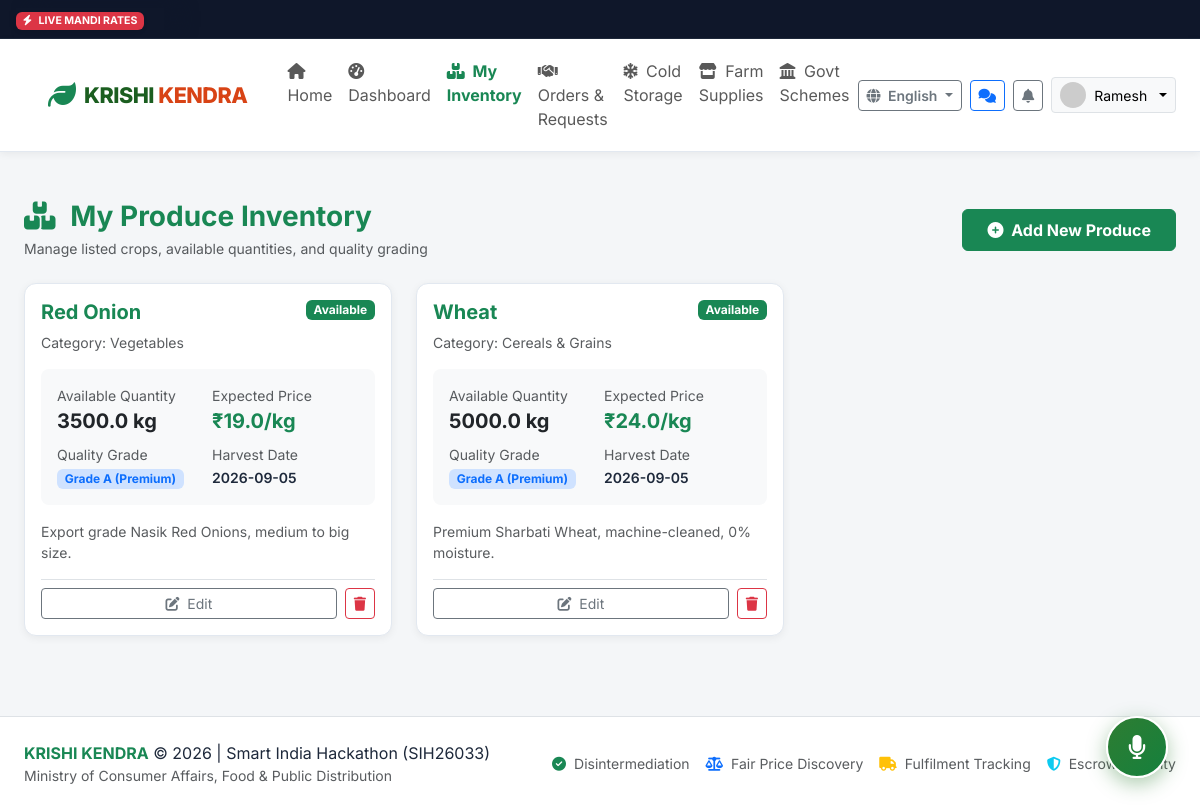
/farmer/inventory (signed in), run on the app's committed database.
### app/models.py (models this page shows, shortened)
class User(db.Model):
    __tablename__ = 'users'
    id = db.Column(db.Integer, primary_key=True)
    custom_id = db.Column(db.String(32), unique=True, nullable=False, index=True) # e.g. FK-2026-1001, BK-2026-2001, ADM-001
    phone = db.Column(db.String(15), unique=True, nullable=False, index=True)
    password_hash = db.Column(db.String(255), nullable=True)
    role = db.Column(db.String(20), nullable=False, default='farmer') # farmer, buyer, admin
    name = db.Column(db.String(120), nullable=False)
    profile_image = db.Column(db.String(255), default='default_avatar.png')
    preferred_language = db.Column(db.String(10), default='en') # en, hi, mr, ta, te
    is_verified = db.Column(db.Boolean, default=False)
    verification_status = db.Column(db.String(20), default='none') # none, pending, approved, rejected
    gov_id_type = db.Column(db.String(50), nullable=True) # Aadhaar, Voter Card, Kisan Credit Card
    gov_id_masked = db.Column(db.String(50), nullable=True) # e.g. "XXXX-XXXX-1234" (Never store full plaintext)
    verification_doc = db.Column(db.String(255), nullable=True)
    verification_rejection_reason = db.Column(db.String(255), nullable=True)
    is_active = db.Column(db.Boolean, default=True)
    created_at = db.Column(db.DateTime, default=datetime.utcnow)
    updated_at = db.Column(db.DateTime, default=datetime.utcnow, onupdate=datetime.utcnow)
    farmer_profile = db.relationship('FarmerProfile', backref='user', uselist=False, cascade='all, delete-orphan')
    buyer_profile = db.relationship('BuyerProfile', backref='user', uselist=False, cascade='all, delete-orphan')
    inventories = db.relationship('Inventory', backref='farmer', lazy='dynamic', cascade='all, delete-orphan')
    requirements = db.relationship('Requirement', backref='buyer', lazy='dynamic', cascade='all, delete-orphan')
    notifications = db.relationship('Notification', backref='user', lazy='dynamic', cascade='all, delete-orphan')

class Inventory(db.Model):
    __tablename__ = 'inventories'
    id = db.Column(db.Integer, primary_key=True)
    farmer_id = db.Column(db.Integer, db.ForeignKey('users.id', ondelete='CASCADE'), nullable=False)
    product_id = db.Column(db.Integer, db.ForeignKey('products.id'), nullable=True)
    product_name = db.Column(db.String(100), nullable=False)
    category_name = db.Column(db.String(80), default='Vegetables')
    available_quantity = db.Column(db.Float, nullable=False, default=100.0)
    unit = db.Column(db.String(20), default='kg') # kg, quintal, ton
    expected_price_per_unit = db.Column(db.Float, nullable=False) # in ₹
    quality_grade = db.Column(db.String(20), default='Grade A') # Grade A, Grade B, Grade C, Premium Organic
    harvest_date = db.Column(db.String(30), default=datetime.utcnow().strftime('%Y-%m-%d'))
    location_district = db.Column(db.String(100), default='Nashik')
    location_state = db.Column(db.String(100), default='Maharashtra')
    image_url = db.Column(db.String(255), default='crop_default.jpg')
    status = db.Column(db.String(30), default='available') # available, low_stock, sold_out
    description = db.Column(db.Text, default='Freshly harvested high quality farm produce.')
    created_at = db.Column(db.DateTime, default=datetime.utcnow)
    updated_at = db.Column(db.DateTime, default=datetime.utcnow, onupdate=datetime.utcnow)

### app/routes/farmer.py (the view)
@farmer_bp.route('/inventory')
@farmer_required
def inventory():
    user = g.user
    items = Inventory.query.filter_by(farmer_id=user.id).order_by(Inventory.created_at.desc()).all()
    return render_template('farmer/inventory.html', items=items, user=user)

### app/routes/auth.py (called while the page is built)
def farmer_required(f):
    @wraps(f)
    def decorated_function(*args, **kwargs):
        if g.user is None or g.user.role != 'farmer':
            flash('Farmer access required.', 'danger')
            return redirect(url_for('auth.login'))
        return f(*args, **kwargs)
    return decorated_function

### app/templates/farmer/inventory.html (shortened to what this page needs)
{% extends "base.html" %}
{% block content %}
<div class="container-fluid px-lg-4 py-3">
  <div class="d-flex flex-column flex-md-row justify-content-between align-items-md-center gap-3 mb-4">
    <div>
      <h3 class="fw-bold text-success mb-1"><i class="fas fa-boxes me-2"></i> My Produce Inventory</h3>
      <p class="text-muted small mb-0">Manage listed crops, available quantities, and quality grading</p>
    </div>
    <a href="{{ url_for('farmer.add_produce') }}" class="btn btn-success fw-bold px-4 py-2">
      <i class="fas fa-plus-circle me-1"></i> Add New Produce
    </a>
  </div>
  {% if items %}
    <div class="row g-4">
      {% for item in items %}
      <div class="col-lg-4 col-md-6">
        <div class="k-card h-100 p-3 d-flex flex-column justify-content-between">
          <div>
            <div class="d-flex justify-content-between align-items-start mb-2">
              <h5 class="fw-bold text-success mb-0">{{ item.product_name }}</h5>
              <span class="badge {% if item.status == 'available' %}bg-success{% elif item.status == 'low_stock' %}bg-warning text-dark{% else %}bg-secondary{% endif %}">
                {{ item.status.replace('_', ' ').capitalize() }}
              </span>
            </div>
            <div class="text-muted small mb-3">Category: {{ item.category_name }}</div>
            <div class="p-3 bg-light rounded-3 mb-3">
              <div class="row g-2">
                <div class="col-6">
                  <small class="text-muted d-block">Available Quantity</small>
                  <strong class="fs-5 text-dark">{{ item.available_quantity }} {{ item.unit }}</strong>
                </div>
                <div class="col-6">
                  <small class="text-muted d-block">Expected Price</small>
                  <strong class="fs-5 text-success">₹{{ item.expected_price_per_unit }}/{{ item.unit }}</strong>
                </div>
                <div class="col-6 mt-2">
                  <small class="text-muted d-block">Quality Grade</small>
                  <span class="badge bg-primary-subtle text-primary">{{ item.quality_grade }}</span>
                </div>
                <div class="col-6 mt-2">
                  <small class="text-muted d-block">Harvest Date</small>
                  <span class="small fw-semibold">{{ item.harvest_date or 'Recent' }}</span>
                </div>
              </div>
            </div>
            {% if item.description %}
              <p class="small text-muted mb-3">{{ item.description }}</p>
            {% endif %}
          </div>
          <div class="d-flex gap-2 pt-2 border-top">
            <a href="{{ url_for('farmer.edit_inventory', item_id=item.id) }}" class="btn btn-sm btn-outline-secondary flex-grow-1">
              <i class="fas fa-edit me-1"></i> Edit
            </a>
            <form method="POST" action="{{ url_for('farmer.delete_inventory', item_id=item.id) }}" onsubmit="return confirm('Are you sure you want to remove this item?');">
              <button type="submit" class="btn btn-sm btn-outline-danger">
                <i class="fas fa-trash"></i>
              </button>
            </form>
          </div>
        </div>
      </div>
      {% endfor %}
    </div>
  {% endif %}
</div>
{% endblock %}

### app/templates/base.html (shortened to what this page needs)
<!DOCTYPE html>
<html lang="{{ current_lang }}">
<head>
  <link href="https://cdn.jsdelivr.net/npm/bootstrap@5.3.3/dist/css/bootstrap.min.css" rel="stylesheet">
  <link rel="stylesheet" href="https://cdnjs.cloudflare.com/ajax/libs/font-awesome/6.5.1/css/all.min.css">
  <link rel="stylesheet" href="{{ url_for('static', filename='css/style.css') }}">
</head>
<body class="{% if current_user and current_user.role == 'farmer' %}theme-farmer{% elif current_user and current_user.role == 'buyer' %}theme-buyer{% elif current_user and current_user.role == 'admin' %}theme-admin{% endif %}">
  <div class="mandi-ticker">
    <div class="mandi-ticker-badge">
      <span class="badge bg-danger shadow-sm"><i class="fas fa-bolt me-1"></i> LIVE MANDI RATES</span>
    </div>
    <div class="mandi-ticker-track">
      <div class="ticker-wrap">
      </div>
    </div>
  </div>
  <nav class="navbar navbar-expand-lg navbar-krishi sticky-top">
    <div class="container-fluid px-lg-4">
      <a class="navbar-brand d-flex align-items-center" href="{{ url_for('main.index') }}">
        <i class="fas fa-leaf text-success fs-3 me-2"></i>
        <div class="brand-title">
          KRISHI <span>KENDRA</span>
        </div>
      </a>
      <div class="collapse navbar-collapse" id="navbarKrishiContent">
        <ul class="navbar-nav me-auto mb-2 mb-lg-0 ms-lg-3">
          <li class="nav-item">
            <a class="nav-link {% if request.endpoint == 'main.index' %}active fw-bold{% endif %}" href="{{ url_for('main.index') }}"><i class="fas fa-home me-1"></i> <span data-i18n="nav_home">Home</span></a>
          </li>
          {% if current_user %}
            {% if current_user.role == 'farmer' %}
              <li class="nav-item">
                <a class="nav-link " href="{{ url_for('farmer.dashboard') }}"><i class="fas fa-tachometer-alt me-1"></i> <span data-i18n="nav_dashboard"></span></a>
              </li>
              <li class="nav-item">
                <a class="nav-link {% if request.endpoint == 'farmer.inventory' or request.endpoint == 'farmer.add_produce' %}active text-success fw-bold{% endif %}" href="{{ url_for('farmer.inventory') }}"><i class="fas fa-boxes me-1"></i> <span data-i18n="nav_inventory">My Inventory</span></a>
              </li>
              <li class="nav-item">
                <a class="nav-link " href="{{ url_for('farmer.orders') }}"><i class="fas fa-handshake me-1"></i> <span data-i18n="nav_orders"></span></a>
              </li>
            {% elif current_user.role == 'admin' %}
              <li class="nav-item">
                <a class="nav-link {% if 'admin.' in (request.endpoint or '') %}active text-primary fw-bold{% endif %}" href="{{ url_for('admin.dashboard') }}"><i class="fas fa-shield-alt me-1"></i> Admin Portal</a>
              </li>
            {% endif %}
          {% endif %}
          <li class="nav-item">
            <a class="nav-link " href="{{ url_for('cold_storage.index') }}"><i class="fas fa-snowflake me-1"></i> <span data-i18n="nav_cold_storage"></span></a>
          </li>
          <li class="nav-item">
            <a class="nav-link " href="{{ url_for('marketplace.index') }}"><i class="fas fa-store me-1"></i> <span data-i18n="nav_marketplace"></span></a>
          </li>
          <li class="nav-item">
            <a class="nav-link {% if 'schemes.' in (request.endpoint or '') %}active fw-bold{% endif %}" href="{{ url_for('schemes.index') }}"><i class="fas fa-landmark me-1"></i> <span data-i18n="nav_schemes">Govt Schemes</span></a>
          </li>
        </ul>
        <div class="d-flex align-items-center gap-2">
          <div class="dropdown">
            <button class="btn btn-sm btn-outline-secondary dropdown-toggle fw-semibold" type="button" data-bs-toggle="dropdown">
              <i class="fas fa-globe me-1"></i> {{ available_languages.get(current_lang, 'Language') }}
            </button>
          </div>
          {% if current_user %}
            <a href="{{ url_for('chat.chat_list') }}" class="btn btn-sm btn-outline-primary position-relative" title="Conversations & Offers">
              <i class="fas fa-comments"></i>
            </a>
            <div class="dropdown">
              <button class="btn btn-sm btn-outline-secondary position-relative" type="button" data-bs-toggle="dropdown" title="Notifications">
                <i class="fas fa-bell"></i>
              </button>
            </div>
            <div class="dropdown">
              <button class="btn btn-sm btn-light border dropdown-toggle d-flex align-items-center gap-2" type="button" data-bs-toggle="dropdown">
                <img src="{% if current_user.profile_image and current_user.profile_image != 'default_avatar.png' %}{{ url_for('static', filename='uploads/' + current_user.profile_image) }}{% else %}https://ui-avatars.com/api/?name={{ current_user.name }}&background=2e7d32&color=fff{% endif %}" alt="Avatar" class="rounded-circle" width="26" height="26">
                <span>{{ current_user.name.split()[0] }}</span>
              </button>
            </div>
          {% endif %}
        </div>
      </div>
    </div>
  </nav>
  <main class="py-3">
    {% block content %}{% endblock %}
  </main>
  <div class="voice-assistant-fab" id="voiceAssistantFab" title="Click to speak or chat with Krishi Mitra AI Copilot">
    <i class="fas fa-microphone fs-4"></i>
  </div>
  <footer class="bg-white border-top py-4 mt-5">
    <div class="container-fluid px-lg-4 d-flex flex-column flex-md-row justify-content-between align-items-center gap-3">
      <div>
        <span class="fw-bold text-success">KRISHI KENDRA</span> &copy; 2026 | Smart India Hackathon (SIH26033)
        <div class="text-muted small">Ministry of Consumer Affairs, Food & Public Distribution</div>
      </div>
      <div class="d-flex gap-3 small text-muted">
        <span><i class="fas fa-check-circle text-success me-1"></i> Disintermediation</span>
        <span><i class="fas fa-balance-scale text-primary me-1"></i> Fair Price Discovery</span>
        <span><i class="fas fa-truck text-warning me-1"></i> Fulfilment Tracking</span>
        <span><i class="fas fa-shield-alt text-info me-1"></i> Escrow Security</span>
      </div>
    </div>
  </footer>
</body>
</html>

### app/static/css/style.css (style rules this page uses)
:root { --primary-green: #1b5e20; --accent-green: #2e7d32; --light-green: #e8f5e9; --border-green: #a5d6a7; --buyer-orange: #d84315; --buyer-accent: #e65100; --buyer-light: #fff3e0; --buyer-border: #ffcc80; --admin-navy: #1a237e; --admin-light: #e8eaf6; --dark-slate: #1e293b; --medium-slate: #475569; --light-slate: #f8fafc; --card-bg: #ffffff; --shadow-sm: 0 2px 8px rgba(0, 0, 0, 0.06); --shadow-md: 0 4px 16px rgba(0, 0, 0, 0.08); --shadow-lg: 0 10px 25px rgba(0, 0, 0, 0.12); --radius-sm: 8px; --radius-md: 12px; --radius-lg: 16px; --radius-xl: 24px; }
body { font-family: 'Inter', -apple-system, BlinkMacSystemFont, "Segoe UI", Roboto, "Helvetica Neue", Arial, sans-serif; background-color: #f4f6f8; color: var(--dark-slate); min-height: 100vh; display: flex; flex-direction: column; }
main { flex: 1; }
.navbar-krishi { background: #ffffff; border-bottom: 1px solid #e2e8f0; box-shadow: var(--shadow-sm); padding: 0.75rem 1.5rem; }
.brand-title { font-weight: 800; font-size: 1.35rem; color: var(--primary-green); letter-spacing: -0.5px; }
.brand-title span { color: var(--buyer-orange); }
.theme-farmer { --theme-primary: var(--primary-green); --theme-accent: var(--accent-green); --theme-light: var(--light-green); --theme-border: var(--border-green); }
.k-card { background: #ffffff; border: 1px solid #e2e8f0; border-radius: var(--radius-md); box-shadow: var(--shadow-sm); padding: 1.5rem; transition: transform 0.2s ease, box-shadow 0.2s ease; }
.mandi-ticker { background: #0f172a; color: #f8fafc; padding: 0.5rem 1rem; font-size: 0.88rem; overflow: hidden; white-space: nowrap; border-bottom: 1px solid #1e293b; display: flex; align-items: center; position: relative; }
.mandi-ticker-badge { flex-shrink: 0; z-index: 10; background: #0f172a; padding-right: 1.25rem; box-shadow: 15px 0 20px -2px #0f172a; }
.mandi-ticker-track { overflow: hidden; flex: 1; position: relative; white-space: nowrap; }
.ticker-wrap { display: inline-block; white-space: nowrap; padding-left: 100%; animation: tickerSlide 32s linear infinite; }
.voice-assistant-fab { position: fixed; bottom: 2rem; right: 2rem; width: 62px; height: 62px; border-radius: 50%; background: linear-gradient(135deg, #2e7d32, #15803d); color: #ffffff; display: flex; align-items: center; justify-content: center; box-shadow: 0 6px 20px rgba(46, 125, 50, 0.4); cursor: pointer; z-index: 1050; border: 2px solid #ffffff; transition: transform 0.2s ease, box-shadow 0.2s ease; }

### data on the page
User: name "Ramesh"
Inventory: product_name "Red Onion", status.replace "Available", category_name "Vegetables", available_quantity "3500.0", unit "kg", expected_price_per_unit "19.0", quality_grade "Grade A (Premium)", harvest_date "2026-09-05", description "Export grade Nasik Red Onions, medium to big size."
Inventory: product_name "Wheat", status.replace "Available", category_name "Cereals & Grains", available_quantity "5000.0", unit "kg", expected_price_per_unit "24.0", quality_grade "Grade A (Premium)", harvest_date "2026-09-05", description "Premium Sharbati Wheat, machine-cleaned, 0% moisture."

### other printed values
{{ available_languages.get(current_lang, 'Language') }} "English"
